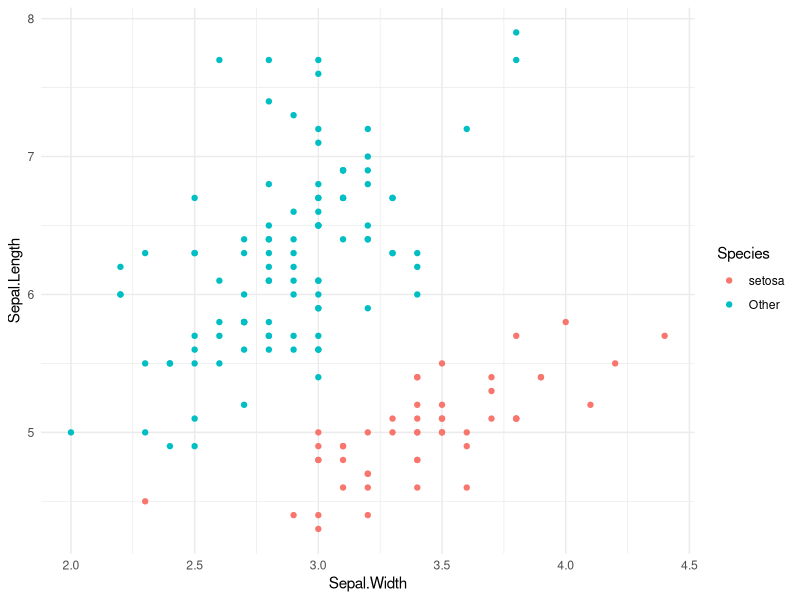

The R source for this figure:
## ---- chunk 1
# Add any additional packages you need to this chunk
library(tidyverse)
library(broom)
library(knitr)
## ---- chunk 2
# For better figure resolution
knitr::opts_chunk$set(fig.retina = 3, dpi = 300)
## ---- chunk 3
# Load your data here
## ---- chunk 4
# a boring regression
model <- lm(dist ~ speed, data = cars)
tidy(model)
glance(model)
## ---- chunk 5
# In this chunk I'm doing a bunch of analysis that I don't want to present 
# in my slides. But I need the resulting data frame for a plot I want to present.
iris_modified <- iris %>%
  mutate(Species = fct_other(Species, keep = "setosa"))
## ---- chunk 6
# Code hidden with echo = FALSE
# Uses modified iris dataset from previous chunk
# Play around with height and width until you're happy with the look
ggplot(data = iris_modified, mapping = aes(x = Sepal.Width, y = Sepal.Length, color = Species)) +
  geom_point() + 
  theme_minimal() # theme options: https://ggplot2.tidyverse.org/reference/ggtheme.html
## ---- chunk 7
kable(head(iris), format = "html")
## ---- chunk 8
include_graphics("https://images.unsplash.com/photo-1535448033526-c0e85c9e6968?ixlib=rb-1.2.1&ixid=eyJhcHBfaWQiOjEyMDd9&auto=format&fit=crop&w=1650&q=80")
